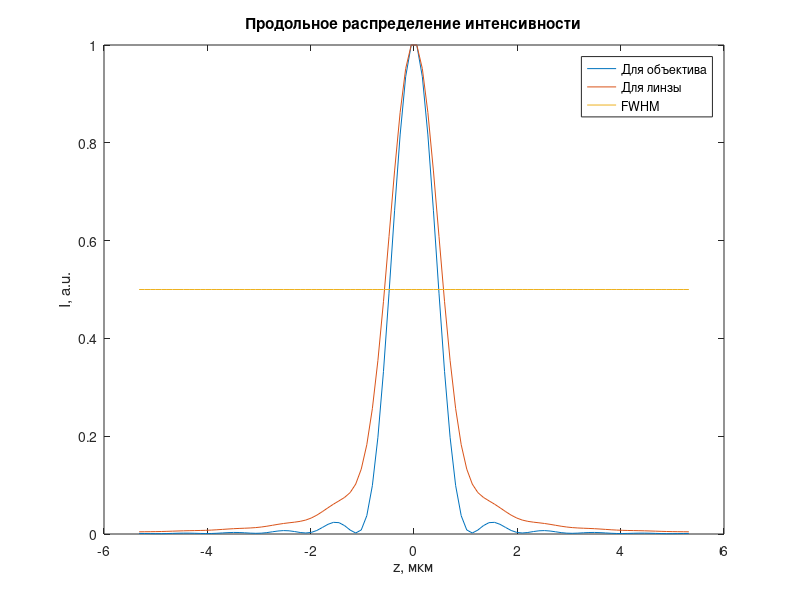

The MATLAB source for this figure:
#15. Получить продольное распределение интенсивности светового поля (вдоль оси z при r=0)
#в фокусе апланатического объектива при фокусировке радиально- поляризованной моды R-TEM01
#(параметр β считать равным 1) с длиной волны 0,532 мкм в воздухе (n = 1).
#Вычисления произвести для значения числовой апертуры NA равного 0,9. Затем заменить апланатический
#объектив на плоскую дифракционную линзу. Оценить вклад от использования плоской дифракционной линзы
#в уменьшение размеров фокусного пятна.

lambda = 0.532; % длина волны в мкм
k = 2.0 * pi / lambda; % волновое число
NA = 0.9; % значение числовой апертуры
betta = 1;
n = 1; % воздух
A = 1; % просто константа
A1 = 1; % просто константа

alpha = asin(NA / n); % максимальный угол апертуры

% Функция аподизации зрачка для апланатического объектива:
t_func1 = @(theta) cos(theta) .^ 0.5;
% Функция аподизации зрачка для плоской дифракционной линзы:
t_func2 = @(theta) cos(theta) .^ (-1.5);

% Начальное распределение для апланатического объектива:
l_func1 = @(theta) A1 .* sin(theta) .* ...
          (exp(-1 .* (betta ^ 2) .* sin(theta) .^2 / sin(alpha) ^ 2));
% Начальное распределение для плоской дифракционной линзы:
l_func2 = @(theta) A1 .* tan(theta) .* ...
          (exp(-1 .* (betta ^ 2) .* tan(theta) .^2 / tan(alpha) ^ 2));

r = 0; % в фокусе
z = linspace(-1, 1, 100) .* 10.0 .* lambda;

integ_func1 = @(theta) t_func1(theta) .* l_func1(theta) .* ...
               sin(2.0 .* theta) .* exp(1i .* k .* z .* cos(theta)) .* ...
               besselj(1, k .* r .* sin(theta));

integ_func2 = @(theta) t_func1(theta) .* l_func1(theta) .* ...
               (sin(theta) .^ 2) .* exp(1i .* k .* z .* cos(theta)) .* ...
                besselj(0, k .* r .* sin(theta));

E_r = integral(integ_func1, 0, alpha, 'ArrayValued', true);
E_r = E_r .* A;
E_z = integral(integ_func2, 0, alpha, 'ArrayValued', true);
E_z = E_z .* A .* 2 .* 1i;

I_r = abs(E_r) .^ 2;
I_z = abs(E_z) .^ 2;
I = I_r + I_z;

#figure(1);
#plot(z, I ./ max(I));
#title('Продольное распределение интенсивности в случае объектива');
#xlabel('z, мкм');
#ylabel('I, мкм');

integ_func1 = @(theta) t_func2(theta) .* l_func2(theta) .* ...
               sin(2.0 .* theta) .* exp(1i .* k .* z .* cos(theta)) .* ...
               besselj(1, k .* r .* sin(theta));

integ_func2 = @(theta) t_func2(theta) .* l_func2(theta) .* ...
               (sin(theta) .^ 2) .* exp(1i .* k .* z .* cos(theta)) .* ...
                besselj(0, k .* r .* sin(theta));

E_r = integral(integ_func1, 0, alpha, 'ArrayValued', true);
E_r = E_r .* A;
E_z = integral(integ_func2, 0, alpha, 'ArrayValued', true);
E_z = E_z .* A .* 2 .* 1i;

I_r = abs(E_r) .^ 2;
I_z = abs(E_z) .^ 2;
I1 = I_r + I_z;

#figure(2);
#plot(z, I ./ max(I));
#title('Продольное распределение интенсивности в случае линзы');
#xlabel('z, мкм');
#ylabel('I, мкм');

figure(1);
plot(z, I ./ max(I));
hold on;
plot(z, I1 ./ max(I1));
plot(z, ones(1, 100) .* 0.5);
title('Продольное распределение интенсивности');
legend('Для объектива', 'Для линзы', 'FWHM');
xlabel('z, мкм');
ylabel('I, a.u.');












